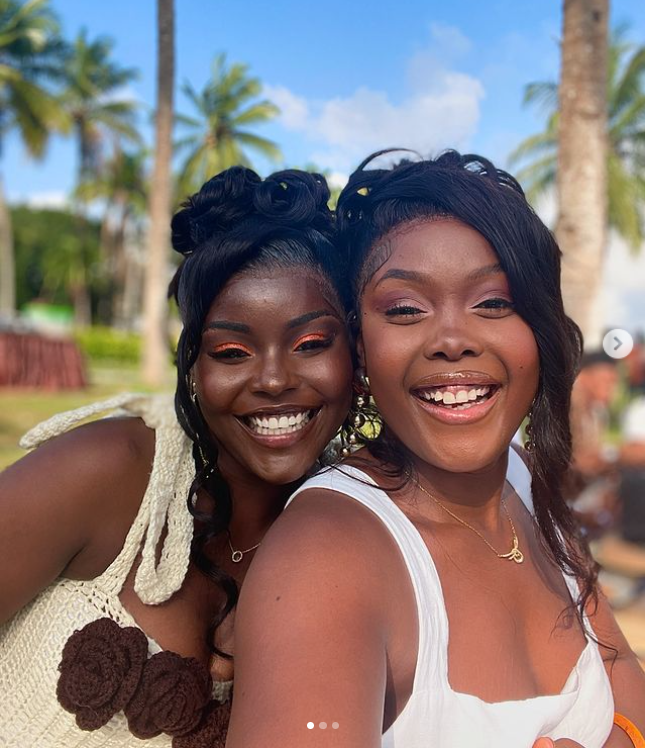
#> input picture images/ada6.png, 645 x 748 px
$ python index4.py
#> lines starting #> are read from the running program, lines starting #| are printed output that depends on the picture; after the words box and inside, x2 and y2 are one past the last pixel; in counts of white or black regions, pixels touching at a corner belong together
import cv2
from PIL import Image
import numpy as np

def cartoonify(image_path, output_path):
    # Read the image from the specified path
#> called with image_path = 'images/ada6.png', output_path = 'images/ada61_cartoon.jpeg'
    image = cv2.imread(image_path)
#> image is the input picture: shape (748, 645, 3); mean B, G, R 114.5, 116.4, 131.6
    if image is None:
        print("Error 404: Image cannot be read.")
        return

    # Resize the image to make the process easier to handle
    image = cv2.resize(image, (800, 800))
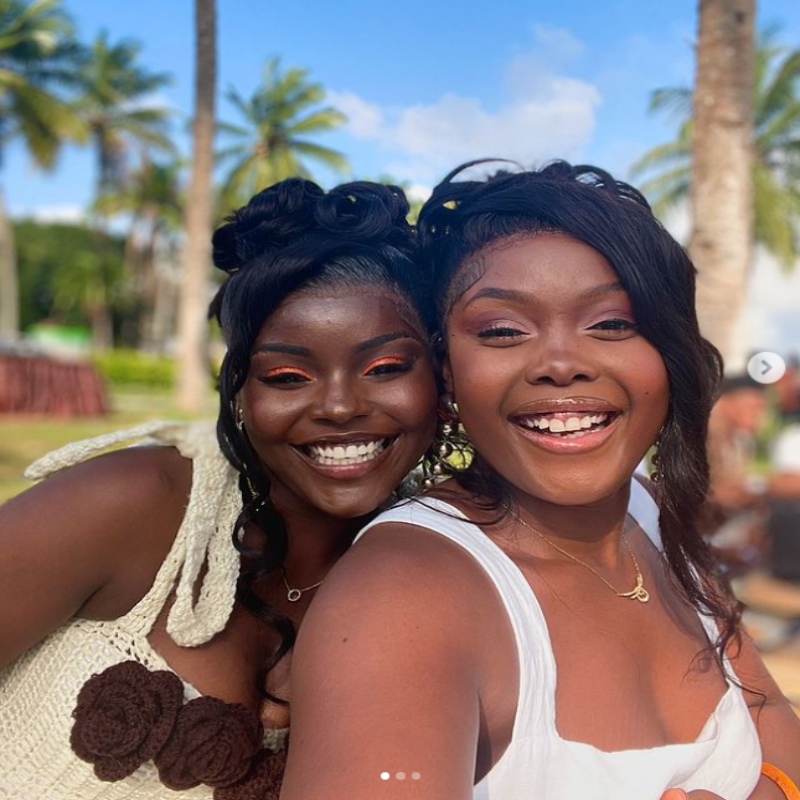
#> image: shape (800, 800, 3); mean B, G, R 114.4, 116.3, 131.4

    # Smoothing image using bilateral filter multiple times
    for _ in range(3):
        image = cv2.bilateralFilter(image, d=9, sigmaColor=20, sigmaSpace=20)

    # Convert to grayscale
    gray = cv2.cvtColor(image, cv2.COLOR_BGR2GRAY)
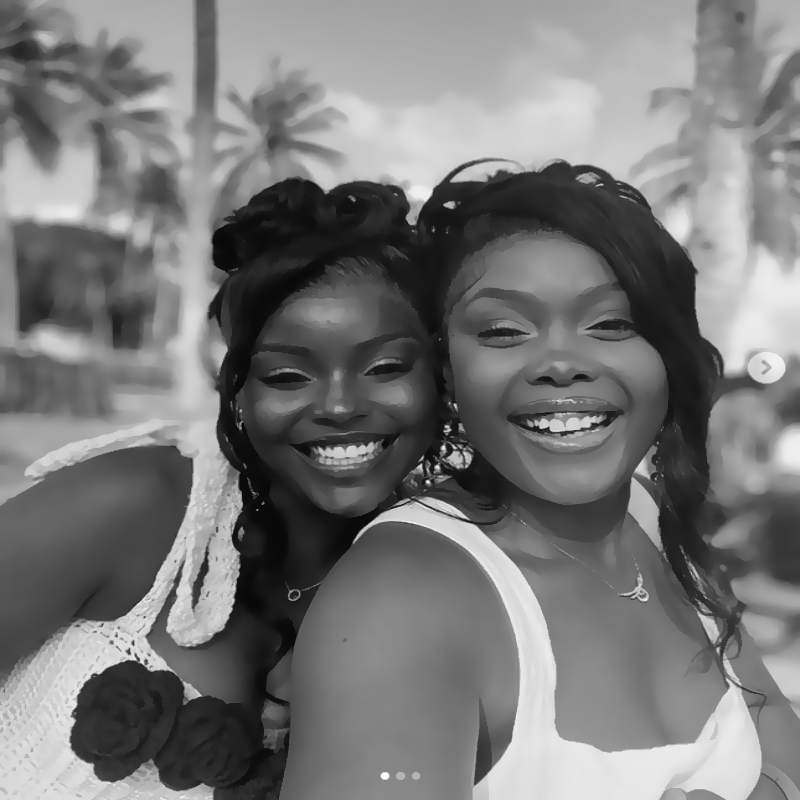
#> gray: shape (800, 800); min 8, max 253, mean 120.6
    gray = cv2.medianBlur(gray, 5)

    # Create an edge mask using adaptive thresholding
    edges = cv2.adaptiveThreshold(gray, 255, cv2.ADAPTIVE_THRESH_MEAN_C,
                                  cv2.THRESH_BINARY, blockSize=9, C=4)
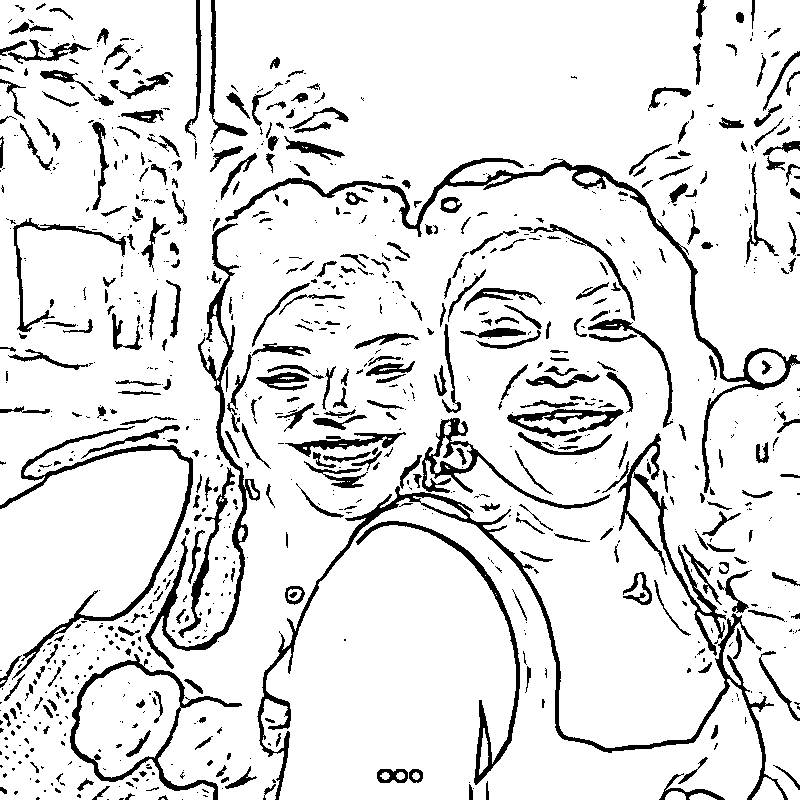
#> edges: shape (800, 800); 88.8% white; 960 black regions (594 under 20 px), largest, box (x1, y1, x2, y2) and area: (257, 486, 788, 800) 6299, (225, 158, 800, 493) 5471, (145, 223, 260, 669) 4011

    # Further smooth the color image
    color = cv2.bilateralFilter(image, d=9, sigmaColor=75, sigmaSpace=75)

    # Combine the edges with the color image using bitwise AND
    cartoon = cv2.bitwise_and(color, color, mask=edges)
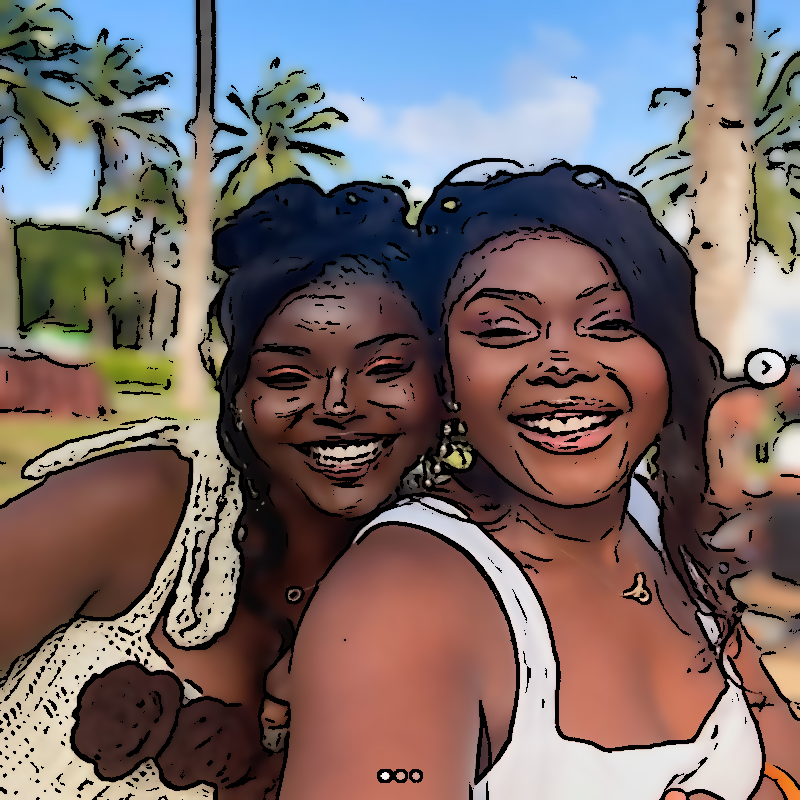
#> cartoon: shape (800, 800, 3); mean B, G, R 105.8, 106.9, 120.2

    # Convert to RGB for PIL compatibility and save the image
    cartoon = cv2.cvtColor(cartoon, cv2.COLOR_BGR2RGB)
    pil_image = Image.fromarray(cartoon)
    pil_image.save(output_path)

# Properly call the function outside the definition
cartoonify('images/ada6.png', 'images/ada61_cartoon.jpeg')

$ run again, with images/ada3.png copied over images/ada6.png
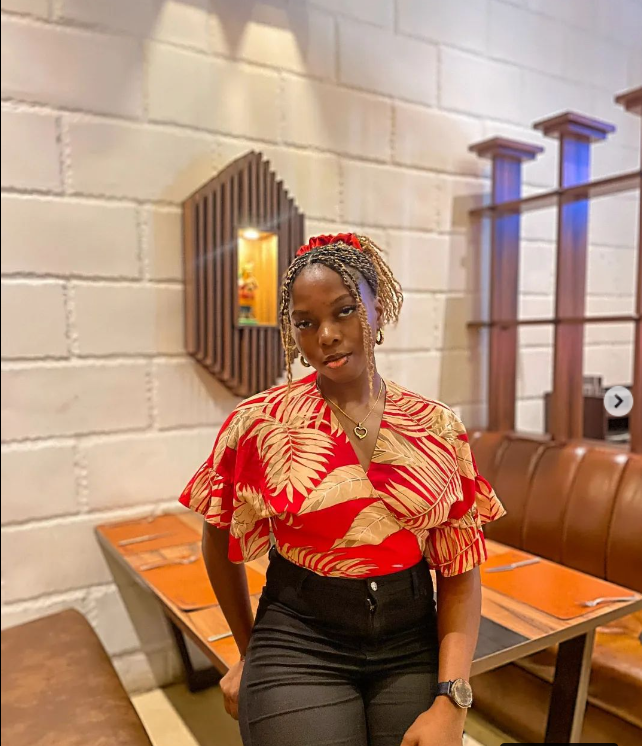
#> input picture images/ada3.png, 642 x 746 px
#> in cartoonify, image is the input picture: shape (746, 642, 3); mean B, G, R 113.7, 137.2, 176.5
#> in cartoonify, `edges = cv2.adaptiveThreshold(gray, 255, cv2.ADAPTIVE_THRESH_MEAN_C, c..`:
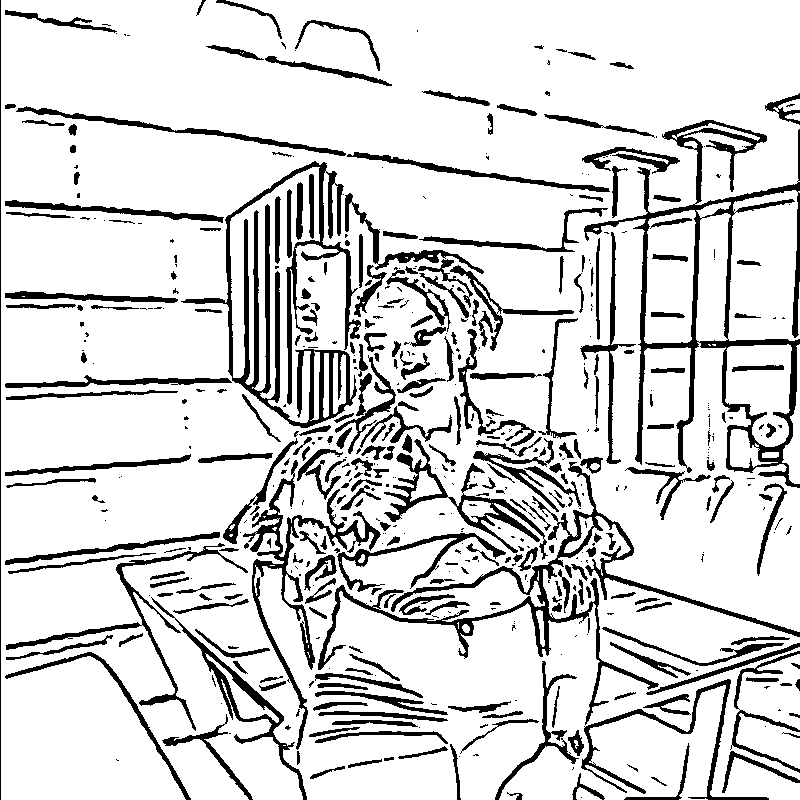
#> edges: shape (800, 800); 84.3% white; 548 black regions (265 under 20 px), largest, box (x1, y1, x2, y2) and area: (584, 120, 800, 488) 10044, (181, 161, 361, 428) 9474, (318, 462, 800, 725) 7414
#> in cartoonify, `cartoon = cv2.bitwise_and(color, color, mask=edges)`:
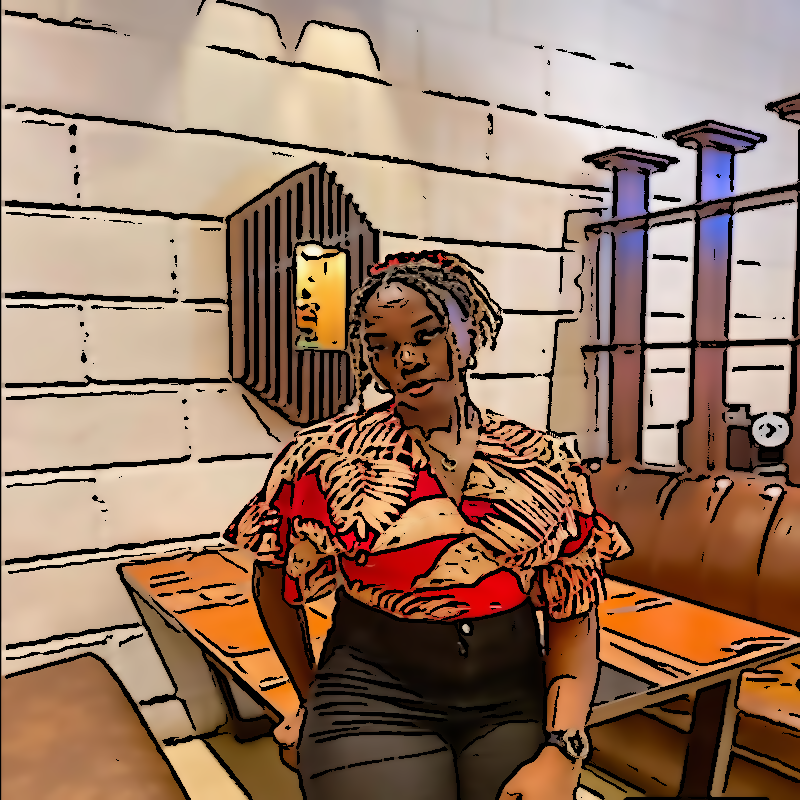
#> cartoon: shape (800, 800, 3); mean B, G, R 102.6, 123, 153.8

$ run again, with images/ada4.png copied over images/ada6.png
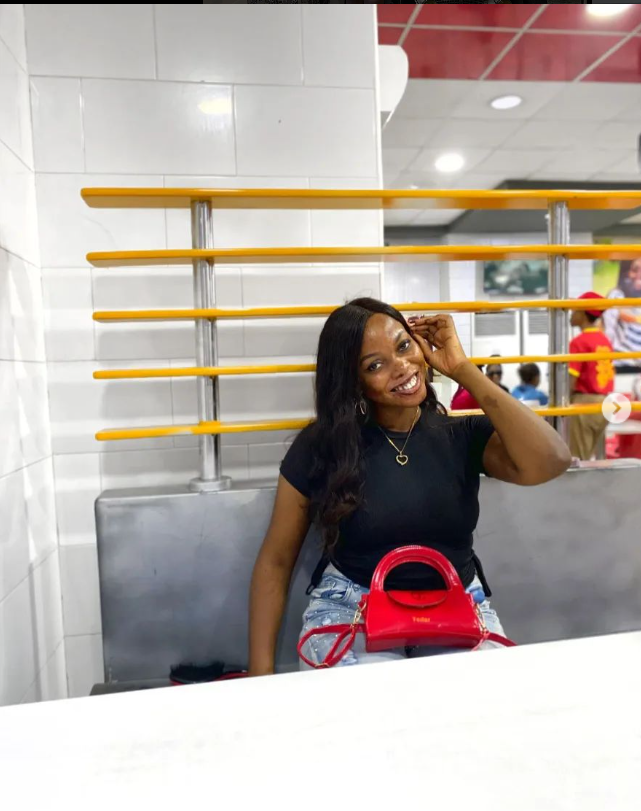
#> input picture images/ada4.png, 641 x 811 px
#> in cartoonify, image is the input picture: shape (811, 641, 3); mean B, G, R 162.3, 170.3, 182.6
#> in cartoonify, `edges = cv2.adaptiveThreshold(gray, 255, cv2.ADAPTIVE_THRESH_MEAN_C, c..`:
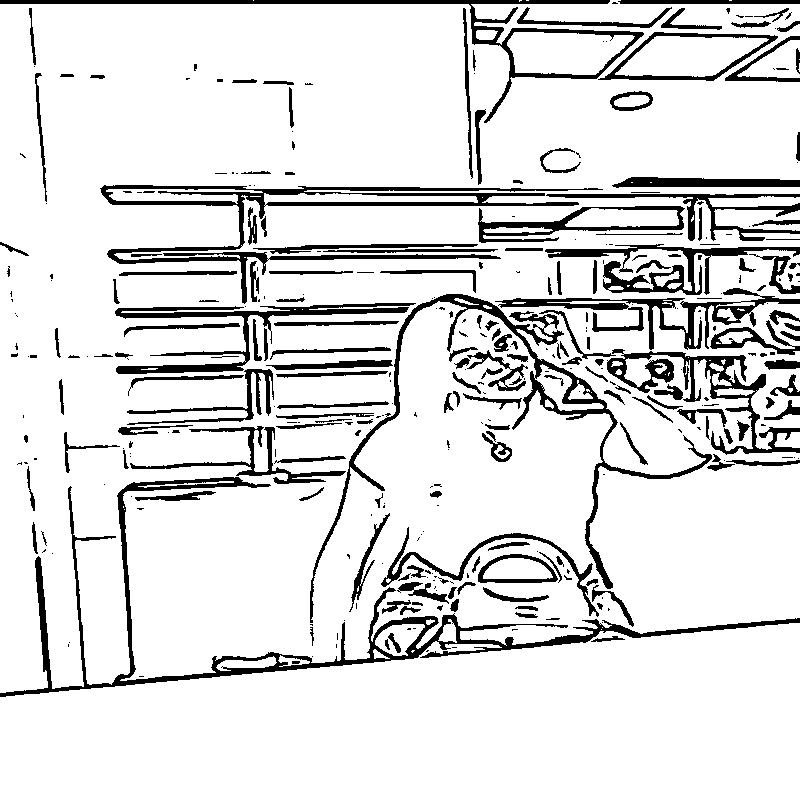
#> edges: shape (800, 800); 87.3% white; 361 black regions (175 under 20 px), largest, box (x1, y1, x2, y2) and area: (0, 477, 800, 697) 9947, (100, 185, 603, 304) 7326, (310, 294, 712, 623) 6300
#> in cartoonify, `cartoon = cv2.bitwise_and(color, color, mask=edges)`:
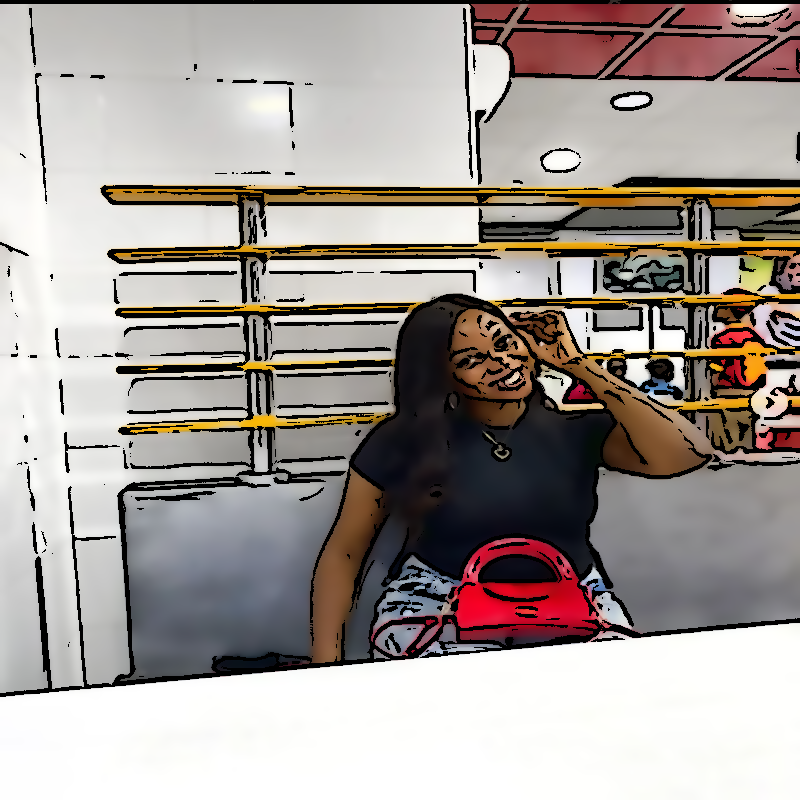
#> cartoon: shape (800, 800, 3); mean B, G, R 151.2, 156, 164.4
